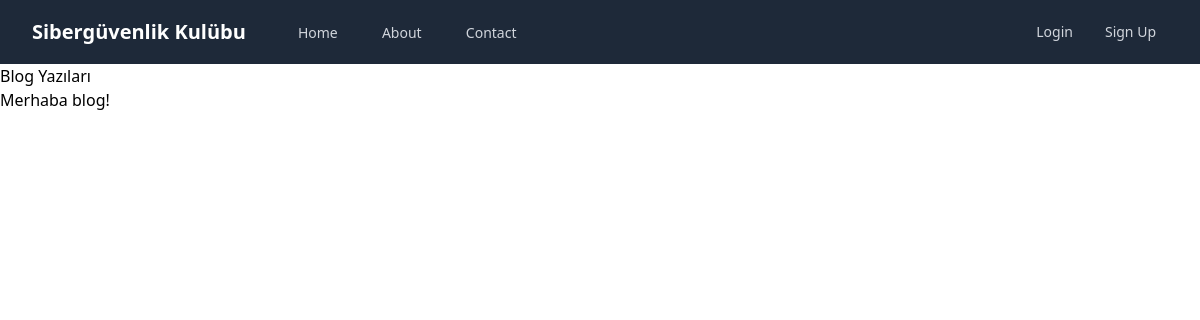
Before: /blog/ with the older database file.
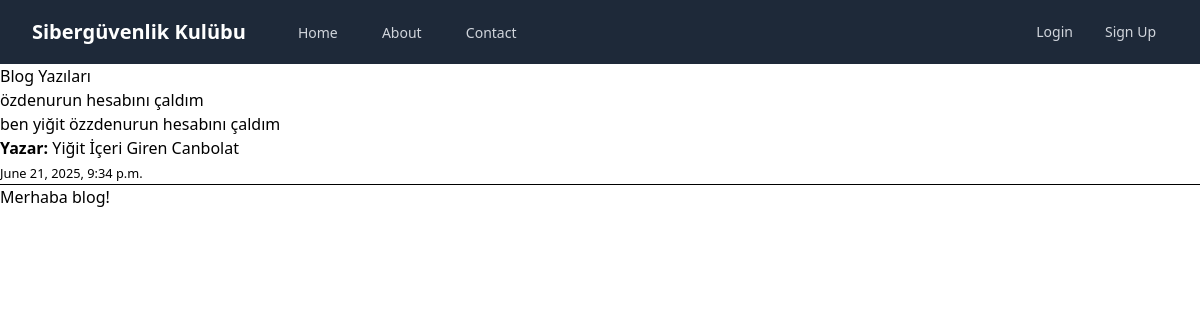
After: the same page with the newer database file.
### blog/models.py (models this page shows, shortened)
class Post(models.Model):
    title = models.CharField(max_length=200)  # Blog başlığı
    content = models.TextField()              # Blog içeriği
    author = models.TextField() # Yazıyı yazan kullanıcı
    created_at = models.DateTimeField(auto_now_add=True)        # Otomatik tarih
    dummy = models.BooleanField(default=False)

### blog/views.py (the view)
# urls.py: path('', blog_list, name='blog_list'),
def blog_list(request):
    posts = Post.objects.all().order_by('-created_at')
    return render(request, 'blog/blog_list.html', {'posts': posts})

### templates/blog/blog_list.html (shortened to what this page needs)
{% load static tailwind_tags %}
{% load static %}
{% load widget_tweaks %}
<!DOCTYPE html>
<html>
<head>
    {% tailwind_css %}
</head>
<body>
    {% include 'mainpage/navbar.html' %}
    <h1>Blog Yazıları</h1>
    {% for post in posts %}
        <div>
            <h2>{{ post.title }}</h2>
            <p>{{ post.content }}</p>
            <p><strong>Yazar:</strong> {% if post.author %}
        {{ post.author }}
    {% else %}
        (Bilinmiyor)
    {% endif %}
</p>
            <p><small>{{ post.created_at }}</small></p>
        </div>
        <hr>
    {% endfor %}
</body>
</html>
<h1>Merhaba blog!</h1>

### templates/mainpage/navbar.html (shortened to what this page needs)
{% load static tailwind_tags %}
{% load static %}
{% load widget_tweaks %}
<div>
    <nav class="bg-gray-800">
        <div class="max-w-7xl mx-auto px-4 sm:px-6 lg:px-8">
            <div class="flex items-center justify-between h-16">
                <div class="flex items-center">
                    <a href="" class="text-white font-bold text-xl">Sibergüvenlik Kulübu</a>
                    <div class="hidden md:block ml-10 flex items-baseline space-x-4">
                        <a href="" class="text-gray-300 hover:bg-gray-700 hover:text-white px-3 py-2 rounded-md text-sm font-medium">Home</a>
                        <a href="" class="text-gray-300 hover:bg-gray-700 hover:text-white px-3 py-2 rounded-md text-sm font-medium">About</a>
                        <a href="" class="text-gray-300 hover:bg-gray-700 hover:text-white px-3 py-2 rounded-md text-sm font-medium">Contact</a>
                    </div>
                </div>
                <div class="hidden md:block">
                    <div class="ml-4 flex items-center md:ml-6">
                        {% if user.is_authenticated %}
                            <form method="post" action="{% url 'logout' %}">
                                {% csrf_token %}
                                <button type="submit" class="text-gray-300 hover:bg-gray-700 hover:text-white px-3 py-2 rounded-md text-sm font-medium">Logout</button>
                            </form>
                        {% else %}
                            <a href="{% url 'login' %}" class="text-gray-300 hover:bg-gray-700 hover:text-white px-3 py-2 rounded-md text-sm font-medium">Login</a>
                            <a href="" class="ml-2 text-gray-300 hover:bg-gray-700 hover:text-white px-3 py-2 rounded-md text-sm font-medium">Sign Up</a>
                        {% endif %}
                    </div>
                </div>
            </div>
        </div>
    </nav>
</div>

Changed rows visible on the page:
added Post: title "özdenurun hesabını çaldım", content "ben yiğit özzdenurun hesabını çaldım", author "Yiğit İçeri Giren Canbolat", created_at "June 21, 2025, 9:34 p.m."
